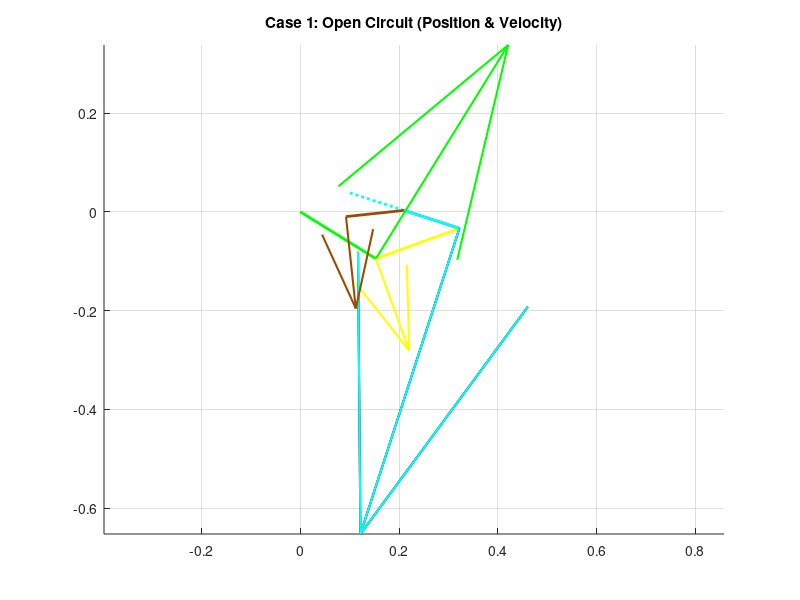
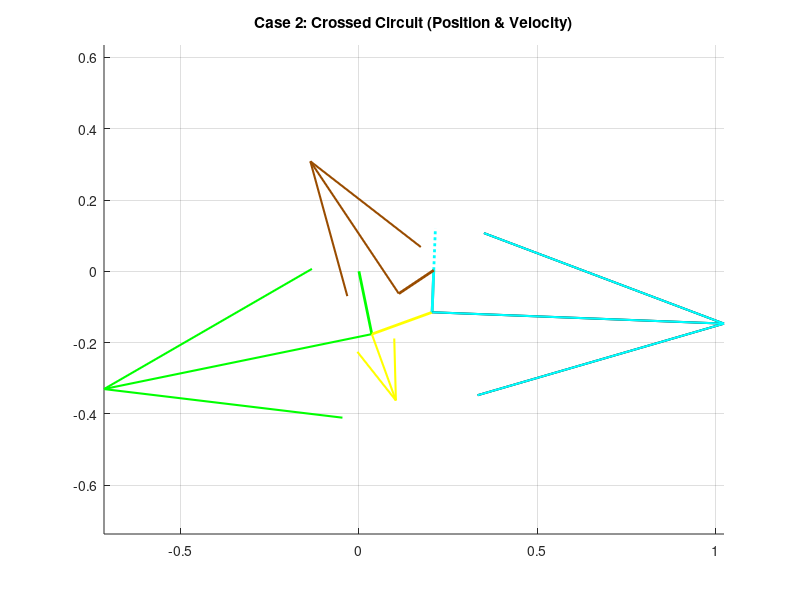

Source code (MATLAB) for these figures, in order:
clear all
close all
clc

% ==========================================
% SECTION 1: PARAMETERS & INPUT
% ==========================================
% --- Dimensions (Meters) ---
L1 = 0.210; % Ground (d)
L2_Loop1 = 0.180; % Crank Loop 1 (a) - Green
L3_Loop1 = 0.180; % Coupler Loop 1 (b) - Yellow
L4_Shared = 0.118; % Shared Rocker (c) - Grey

L2_Loop2 = 0.118; % Crank Loop 2 (Cyan)
L3_Loop2 = 0.210; % Coupler Loop 2 (Red)

L2_Loop3 = 0.118; % Crank Loop 3 (Cyan - Extended)
L3_Loop3 = 0.210; % Coupler Loop 3 (Blue)
L4_Loop3 = 0.118; % Rocker Loop 3 (Brown)

d = L1; 
offset_deg = 0.81;
offset = deg2rad(offset_deg);

q3d_global = 19.94; 
q3 = deg2rad(q3d_global) - offset;

w_Yellow = -2.2; % Input Angular Velocity (rad/s)

% ==========================================
% SECTION 2: POSITION ANALYSIS (Freudenstein)
% ==========================================

% --- LOOP 1 ---
a = L2_Loop1; b = L3_Loop1; c = L4_Shared;
K1=d/b; K2=d/c; K3=(b^2-a^2+c^2+d^2)/(2*b*c); K4=d/a; K5=(c^2-d^2-b^2-a^2)/(2*b*a);

A=cos(q3)-K1-K2*cos(q3)+K3; B=-2*sin(q3); C=K1-(K2+1)*cos(q3)+K3;
D=cos(q3)-K1+K4*cos(q3)+K5; E=-2*sin(q3); F=K1+(K4-1)*cos(q3)+K5;

q4_L1_open = 2*atan((-B - sqrt(B^2 - 4*A*C))/(2*A));
q2_L1_open = 2*atan((-E - sqrt(E^2 - 4*D*F))/(2*D));
q4_L1_cross = 2*atan((-B + sqrt(B^2 - 4*A*C))/(2*A));
q2_L1_cross = 2*atan((-E + sqrt(E^2 - 4*D*F))/(2*D));

% --- LOOP 2 ---
a = L2_Loop2; b = L3_Loop2; c = L4_Shared;
K1_L2=d/c; K2_L2=d/a; K3_L2=(c^2-b^2+a^2+d^2)/(2*c*a); K4_L2=d/b; K5_L2=(a^2-d^2-c^2-b^2)/(2*c*b);

% Case 1 (Open)
q_in_1 = q4_L1_open;
A2_1=cos(q_in_1)-K1_L2-K2_L2*cos(q_in_1)+K3_L2; B2_1=-2*sin(q_in_1); C2_1=K1_L2-(K2_L2+1)*cos(q_in_1)+K3_L2;
D2_1=cos(q_in_1)-K1_L2+K4_L2*cos(q_in_1)+K5_L2; E2_1=-2*sin(q_in_1); F2_1=K1_L2+(K4_L2-1)*cos(q_in_1)+K5_L2;
q2_Cyan_1 = 2*atan((-B2_1 + sqrt(B2_1^2 - 4*A2_1*C2_1))/(2*A2_1)); 
q3_Red_1 = 2*atan((-E2_1 + sqrt(E2_1^2 - 4*D2_1*F2_1))/(2*D2_1));

% Case 2 (Crossed)
q_in_2 = q4_L1_cross;
A2_2=cos(q_in_2)-K1_L2-K2_L2*cos(q_in_2)+K3_L2; B2_2=-2*sin(q_in_2); C2_2=K1_L2-(K2_L2+1)*cos(q_in_2)+K3_L2;
D2_2=cos(q_in_2)-K1_L2+K4_L2*cos(q_in_2)+K5_L2; E2_2=-2*sin(q_in_2); F2_2=K1_L2+(K4_L2-1)*cos(q_in_2)+K5_L2;
q2_Cyan_2 = 2*atan((-B2_2 + sqrt(B2_2^2 - 4*A2_2*C2_2))/(2*A2_2)); 
q3_Red_2 = 2*atan((-E2_2 + sqrt(E2_2^2 - 4*D2_2*F2_2))/(2*D2_2));

% --- LOOP 3 ---
a = L2_Loop3; b = L3_Loop3; c = L4_Loop3;
K1_L3=d/a; K2_L3=d/c; K3_L3=(a^2-b^2+c^2+d^2)/(2*a*c); K4_L3=d/b; K5_L3=(c^2-d^2-a^2-b^2)/(2*a*b);

% Case 1 (Open)
q_in_3_1 = q2_Cyan_1 + pi;
A3_1=cos(q_in_3_1)-K1_L3-K2_L3*cos(q_in_3_1)+K3_L3; B3_1=-2*sin(q_in_3_1); C3_1=K1_L3-(K2_L3+1)*cos(q_in_3_1)+K3_L3;
D3_1=cos(q_in_3_1)-K1_L3+K4_L3*cos(q_in_3_1)+K5_L3; E3_1=-2*sin(q_in_3_1); F3_1=K1_L3+(K4_L3-1)*cos(q_in_3_1)+K5_L3;
q4_Brown_1 = 2*atan((-B3_1 + sqrt(B3_1^2 - 4*A3_1*C3_1))/(2*A3_1));
q3_Blue_1 = 2*atan((-E3_1 + sqrt(E3_1^2 - 4*D3_1*F3_1))/(2*D3_1));

% Case 2 (Crossed)
q_in_3_2 = q2_Cyan_2 + pi;
A3_2=cos(q_in_3_2)-K1_L3-K2_L3*cos(q_in_3_2)+K3_L3; B3_2=-2*sin(q_in_3_2); C3_2=K1_L3-(K2_L3+1)*cos(q_in_3_2)+K3_L3;
D3_2=cos(q_in_3_2)-K1_L3+K4_L3*cos(q_in_3_2)+K5_L3; E3_2=-2*sin(q_in_3_2); F3_2=K1_L3+(K4_L3-1)*cos(q_in_3_2)+K5_L3;
q4_Brown_2 = 2*atan((-B3_2 + sqrt(B3_2^2 - 4*A3_2*C3_2))/(2*A3_2));
q3_Blue_2 = 2*atan((-E3_2 + sqrt(E3_2^2 - 4*D3_2*F3_2))/(2*D3_2));


% ==========================================
% SECTION 3: VELOCITY ANALYSIS
% ==========================================
% w_Yellow = -2.2 (defined above)

% --- Loop 1 ---
a=L2_Loop1; b=L3_Loop1; c=L4_Shared;
% Case 1
w_Grey_1 = (b * w_Yellow * sin(q3 - q2_L1_open)) / (c * sin(q4_L1_open - q2_L1_open));
w_Green_1 = (b * w_Yellow * sin(q4_L1_open - q3)) / (a * sin(q4_L1_open - q2_L1_open));
% Case 2
w_Grey_2 = (b * w_Yellow * sin(q3 - q2_L1_cross)) / (c * sin(q4_L1_cross - q2_L1_cross));
w_Green_2 = (b * w_Yellow * sin(q4_L1_cross - q3)) / (a * sin(q4_L1_cross - q2_L1_cross));

% --- Loop 2 ---
a=L2_Loop2; b=L3_Loop2; c=L4_Shared;
% Case 1
w_Cyan_1 = (c * w_Grey_1 * sin(q4_L1_open - q3_Red_1)) / (a * sin(q2_Cyan_1 - q3_Red_1));
w_Red_1 = (c * w_Grey_1 * sin(q4_L1_open - q2_Cyan_1)) / (b * sin(q3_Red_1 - q2_Cyan_1));
% Case 2
w_Cyan_2 = (c * w_Grey_2 * sin(q4_L1_cross - q3_Red_2)) / (a * sin(q2_Cyan_2 - q3_Red_2));
w_Red_2 = (c * w_Grey_2 * sin(q4_L1_cross - q2_Cyan_2)) / (b * sin(q3_Red_2 - q2_Cyan_2));

% --- Loop 3 ---
a=L2_Loop3; b=L3_Loop3; c=L4_Loop3;
% Case 1
w_Brown_1 = (a * w_Cyan_1 * sin(q_in_3_1 - q3_Blue_1)) / (c * sin(q4_Brown_1 - q3_Blue_1));
w_Blue_1 = (a * w_Cyan_1 * sin(q4_Brown_1 - q_in_3_1)) / (b * sin(q4_Brown_1 - q3_Blue_1));
% Case 2
w_Brown_2 = (a * w_Cyan_2 * sin(q_in_3_2 - q3_Blue_2)) / (c * sin(q4_Brown_2 - q3_Blue_2));
w_Blue_2 = (a * w_Cyan_2 * sin(q4_Brown_2 - q_in_3_2)) / (b * sin(q4_Brown_2 - q3_Blue_2));


% ==========================================
% SECTION 4: VECTORS & PLOTTING
% ==========================================
Scale = 1/2; % Adjusted scale for w = -2.2
RO4O2 = L1*exp(1i*offset);
RO4O2x = real(RO4O2); RO4O2y = imag(RO4O2);

% --- CASE 1 (OPEN) ---
figure(1)
hold on; title('Case 1: Open Circuit (Position & Velocity)');

% 1. Create Vectors
R_Green = L2_Loop1*exp(1i*(q2_L1_open+offset));
R_Yellow = L3_Loop1*exp(1i*(q3+offset));
R_Grey = L4_Shared*exp(1i*(q4_L1_open+offset));
R_Cyan = L2_Loop2*exp(1i*(q2_Cyan_1+offset));
R_Red = L3_Loop2*exp(1i*(q3_Red_1+offset));
R_Cyan_Up = L2_Loop3*exp(1i*(q_in_3_1+offset));
R_Brown = L4_Loop3*exp(1i*(q4_Brown_1+offset));

% 2. Calculate Velocities
V_Green = 1i * R_Green * w_Green_1;
V_Yellow_Rel = 1i * R_Yellow * w_Yellow;
V_Grey = 1i * R_Grey * w_Grey_1;
V_Cyan = 1i * R_Cyan * w_Cyan_1;
V_Brown = 1i * R_Brown * w_Brown_1;

% 3. Extract Components for Plotting
% Position (Origins)
Green_x = real(R_Green); Green_y = imag(R_Green);
Grey_x = real(R_Grey)+RO4O2x; Grey_y = imag(R_Grey)+RO4O2y;
Cyan_x = real(R_Cyan)+RO4O2x; Cyan_y = imag(R_Cyan)+RO4O2y;
Brown_x = real(R_Brown)+RO4O2x; Brown_y = imag(R_Brown)+RO4O2y;

% Velocity (Directions)
vGreen_x = real(V_Green); vGreen_y = imag(V_Green);
vYellow_x = real(V_Yellow_Rel); vYellow_y = imag(V_Yellow_Rel);
vGrey_x = real(V_Grey); vGrey_y = imag(V_Grey);
vCyan_x = real(V_Cyan); vCyan_y = imag(V_Cyan);
vBrown_x = real(V_Brown); vBrown_y = imag(V_Brown);

% 4. Plot Mechanism
plot([0 Green_x], [0 Green_y], 'g-', 'LineWidth', 2);
plot([Green_x Grey_x], [Green_y Grey_y], 'y-', 'LineWidth', 2);
plot([RO4O2x Grey_x], [RO4O2y Grey_y], 'Color', [0.5 0.5 0.5], 'LineWidth', 2);
plot([RO4O2x Cyan_x], [RO4O2y Cyan_y], 'c-', 'LineWidth', 2);
plot([RO4O2x real(R_Cyan_Up)+RO4O2x], [RO4O2y imag(R_Cyan_Up)+RO4O2y], 'c:', 'LineWidth', 2);
plot([RO4O2x Brown_x], [RO4O2y Brown_y], 'Color', [0.6 0.3 0], 'LineWidth', 2);

% 5. Plot Quivers
quiver(Green_x, Green_y, vGreen_x*Scale, vGreen_y*Scale, 0, 'Color', 'g', 'LineWidth', 1.5, 'MaxHeadSize', 0.5);
quiver(Green_x, Green_y, vYellow_x*Scale, vYellow_y*Scale, 0, 'Color', 'y', 'LineWidth', 1.5, 'MaxHeadSize', 0.5);
quiver(Grey_x, Grey_y, vGrey_x*Scale, vGrey_y*Scale, 0, 'Color', 'k', 'LineWidth', 1.5, 'MaxHeadSize', 0.5);
quiver(Cyan_x, Cyan_y, vCyan_x*Scale, vCyan_y*Scale, 0, 'Color', 'c', 'LineWidth', 1.5, 'MaxHeadSize', 0.5);
quiver(Brown_x, Brown_y, vBrown_x*Scale, vBrown_y*Scale, 0, 'Color', [0.6 0.3 0], 'LineWidth', 1.5, 'MaxHeadSize', 0.5);
axis equal; grid on;


% --- CASE 2 (CROSSED) ---
figure(2)
hold on; title('Case 2: Crossed Circuit (Position & Velocity)');

% 1. Create Vectors
R_Green_2 = L2_Loop1*exp(1i*(q2_L1_cross+offset));
R_Yellow_2 = L3_Loop1*exp(1i*(q3+offset));
R_Grey_2 = L4_Shared*exp(1i*(q4_L1_cross+offset));
R_Cyan_2 = L2_Loop2*exp(1i*(q2_Cyan_2+offset));
R_Cyan_Up_2 = L2_Loop3*exp(1i*(q_in_3_2+offset));
R_Brown_2 = L4_Loop3*exp(1i*(q4_Brown_2+offset));

% 2. Calculate Velocities
V_Green_2 = 1i * R_Green_2 * w_Green_2;
V_Yellow_Rel_2 = 1i * R_Yellow_2 * w_Yellow;
V_Grey_2 = 1i * R_Grey_2 * w_Grey_2;
V_Cyan_2 = 1i * R_Cyan_2 * w_Cyan_2;
V_Brown_2 = 1i * R_Brown_2 * w_Brown_2;

% 3. Extract Components
Green_x2 = real(R_Green_2); Green_y2 = imag(R_Green_2);
Grey_x2 = real(R_Grey_2)+RO4O2x; Grey_y2 = imag(R_Grey_2)+RO4O2y;
Cyan_x2 = real(R_Cyan_2)+RO4O2x; Cyan_y2 = imag(R_Cyan_2)+RO4O2y;
Brown_x2 = real(R_Brown_2)+RO4O2x; Brown_y2 = imag(R_Brown_2)+RO4O2y;

vGreen_x2 = real(V_Green_2); vGreen_y2 = imag(V_Green_2);
vYellow_x2 = real(V_Yellow_Rel_2); vYellow_y2 = imag(V_Yellow_Rel_2);
vGrey_x2 = real(V_Grey_2); vGrey_y2 = imag(V_Grey_2);
vCyan_x2 = real(V_Cyan_2); vCyan_y2 = imag(V_Cyan_2);
vBrown_x2 = real(V_Brown_2); vBrown_y2 = imag(V_Brown_2);

% 4. Plot Mechanism
plot([0 Green_x2], [0 Green_y2], 'g-', 'LineWidth', 2);
plot([Green_x2 Grey_x2], [Green_y2 Grey_y2], 'y-', 'LineWidth', 2);
plot([RO4O2x Grey_x2], [RO4O2y Grey_y2], 'Color', [0.5 0.5 0.5], 'LineWidth', 2);
plot([RO4O2x Cyan_x2], [RO4O2y Cyan_y2], 'c-', 'LineWidth', 2);
plot([RO4O2x real(R_Cyan_Up_2)+RO4O2x], [RO4O2y imag(R_Cyan_Up_2)+RO4O2y], 'c:', 'LineWidth', 2);
plot([RO4O2x Brown_x2], [RO4O2y Brown_y2], 'Color', [0.6 0.3 0], 'LineWidth', 2);

% 5. Plot Quivers
quiver(Green_x2, Green_y2, vGreen_x2*Scale, vGreen_y2*Scale, 0, 'Color', 'g', 'LineWidth', 1.5, 'MaxHeadSize', 0.5);
quiver(Green_x2, Green_y2, vYellow_x2*Scale, vYellow_y2*Scale, 0, 'Color', 'y', 'LineWidth', 1.5, 'MaxHeadSize', 0.5);
quiver(Grey_x2, Grey_y2, vGrey_x2*Scale, vGrey_y2*Scale, 0, 'Color', 'k', 'LineWidth', 1.5, 'MaxHeadSize', 0.5);
quiver(Cyan_x2, Cyan_y2, vCyan_x2*Scale, vCyan_y2*Scale, 0, 'Color', 'c', 'LineWidth', 1.5, 'MaxHeadSize', 0.5);
quiver(Brown_x2, Brown_y2, vBrown_x2*Scale, vBrown_y2*Scale, 0, 'Color', [0.6 0.3 0], 'LineWidth', 1.5, 'MaxHeadSize', 0.5);

axis equal; grid on;

% ==========================================
% SECTION 5: DISPLAY RESULTS
% ==========================================
disp('--- ANGULAR VELOCITY RESULTS (rad/s) ---');
disp(['w_Yellow (Input): ', num2str(w_Yellow)]);
disp(' ');
disp('CASE 1 (OPEN):');
disp(['  w_Green: ', num2str(w_Green_1)]);
disp(['  w_Grey:  ', num2str(w_Grey_1)]);
disp(['  w_Cyan:  ', num2str(w_Cyan_1)]);
disp(['  w_Red:   ', num2str(w_Red_1)]);
disp(['  w_Blue:  ', num2str(w_Blue_1)]);
disp(['  w_Brown: ', num2str(w_Brown_1)]);
disp(' ');
disp('CASE 2 (CROSSED):');
disp(['  w_Green: ', num2str(w_Green_2)]);
disp(['  w_Grey:  ', num2str(w_Grey_2)]);
disp(['  w_Cyan:  ', num2str(w_Cyan_2)]);
disp(['  w_Red:   ', num2str(w_Red_2)]);
disp(['  w_Blue:  ', num2str(w_Blue_2)]);
disp(['  w_Brown: ', num2str(w_Brown_2)]);
